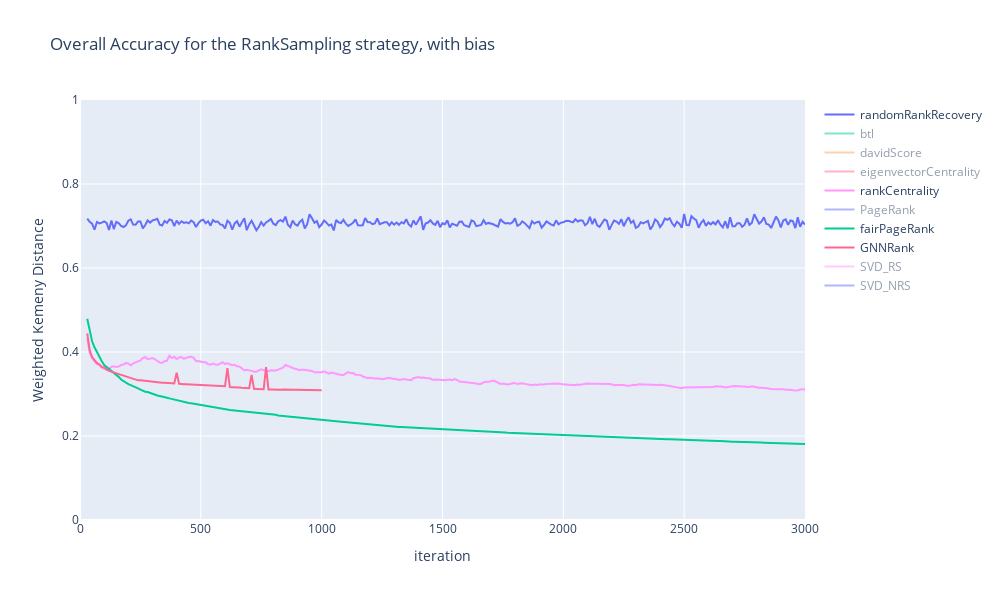

Source (notebook cell):
### Code cell
fig = go.Figure()

methods = ['randomRankRecovery', 'btl', 'davidScore', 'eigenvectorCentrality', 'rankCentrality',
           'PageRank', 'fairPageRank', 'SerialRank', 'GNNRank', 'SVD_RS', 'SVD_NRS']

for ranking_method in methods:
    y = mean_df.loc[(mean_df['Ranking Method'] == ranking_method), 'value']
    x = mean_df.loc[(mean_df['Ranking Method'] == ranking_method), 'iteration']
    if ranking_method not in ['rankCentrality', 'GNNRank', 'fairPageRank', 'randomRankRecovery']:
        visible = "legendonly"
    else: visible=True
    fig.add_trace(go.Scatter(x=x, y=y, name=ranking_method, visible=visible)) # the line for the mean
    fig.add_trace(go.Scatter()) # the error bar

fig.update_layout(
    yaxis_title='Weighted Kemeny Distance',
    xaxis_title='iteration',
    title=f'Overall Accuracy for the {sampling_method} strategy, with{"out" if not bias_applied else ""} bias',
    yaxis_range=[0,1],
    xaxis_range=[0,3000],
    height=600,
    width=1000
)

fig.show()

### Figure 1 — Plotly figure (JSON) as saved in the notebook; plotly's stock layout.template omitted (floating-point values rounded to 4 significant figures; data arrays with more than 128 entries replaced by an {"elided": "..."} marker saying what was removed)
{"data": [{"name": "randomRankRecovery", "type": "scatter", "visible": true, "x": {"elided": "298 int values"}, "y": {"elided": "298 float values"}}, {"type": "scatter"}, {"name": "btl", "type": "scatter", "visible": "legendonly", "x": {"elided": "298 int values"}, "y": {"elided": "298 float values"}}, {"type": "scatter"}, {"name": "davidScore", "type": "scatter", "visible": "legendonly", "x": {"elided": "298 int values"}, "y": {"elided": "298 float values"}}, {"type": "scatter"}, {"name": "eigenvectorCentrality", "type": "scatter", "visible": "legendonly", "x": {"elided": "298 int values"}, "y": {"elided": "298 float values"}}, {"type": "scatter"}, {"name": "rankCentrality", "type": "scatter", "visible": true, "x": {"elided": "298 int values"}, "y": {"elided": "298 float values"}}, {"type": "scatter"}, {"name": "PageRank", "type": "scatter", "visible": "legendonly", "x": {"elided": "298 int values"}, "y": {"elided": "298 float values"}}, {"type": "scatter"}, {"name": "fairPageRank", "type": "scatter", "visible": true, "x": {"elided": "298 int values"}, "y": {"elided": "298 float values"}}, {"type": "scatter"}, {"name": "SerialRank", "type": "scatter", "visible": "legendonly", "x": [], "y": []}, {"type": "scatter"}, {"name": "GNNRank", "type": "scatter", "visible": true, "x": [30, 40, 50, 60, 70, 80, 90, 100, 110, 120, 130, 140, 150, 160, 170, 180, 190, 200, 210, 220, 230, 240, 250, 260, 270, 280, 290, 300, 310, 320, 330, 340, 350, 360, 370, 380, 390, 400, 410, 420, 430, 440, 450, 460, 470, 480, 490, 500, 510, 520, 530, 540, 550, 560, 570, 580, 590, 600, 610, 620, 630, 640, 650, 660, 670, 680, 690, 700, 710, 720, 730, 740, 750, 760, 770, 780, 790, 800, 810, 820, 830, 840, 850, 860, 870, 880, 890, 900, 910, 920, 930, 940, 950, 960, 970, 980, 990, 1000], "y": [0.4445, 0.4047, 0.388, 0.3801, 0.3739, 0.3703, 0.3645, 0.3632, 0.3578, 0.355, 0.353, 0.3519, 0.3493, 0.3479, 0.3464, 0.3429, 0.3411, 0.3394, 0.3376, 0.335, 0.3343, 0.3324, 0.3326, 0.3318, 0.3319, 0.331, 0.3302, 0.33, 0.3292, 0.3285, 0.3279, 0.3269, 0.3268, 0.3268, 0.3261, 0.3257, 0.325, 0.3504, 0.3245, 0.3233, 0.3232, 0.3231, 0.3228, 0.3224, 0.3223, 0.3221, 0.3218, 0.3208, 0.321, 0.32, 0.3206, 0.3207, 0.3201, 0.3198, 0.3197, 0.3194, 0.319, 0.3185, 0.3614, 0.3164, 0.3161, 0.3163, 0.3164, 0.3156, 0.3148, 0.3146, 0.3139, 0.3138, 0.3455, 0.3122, 0.3122, 0.3121, 0.3118, 0.3112, 0.3638, 0.311, 0.311, 0.3104, 0.3101, 0.31, 0.3102, 0.3105, 0.3103, 0.3103, 0.3097, 0.31, 0.3101, 0.31, 0.31, 0.3096, 0.3093, 0.3093, 0.3091, 0.3088, 0.3087, 0.3088, 0.309, 0.3089]}, {"type": "scatter"}, {"name": "SVD_RS", "type": "scatter", "visible": "legendonly", "x": {"elided": "298 int values"}, "y": {"elided": "298 float values"}}, {"type": "scatter"}, {"name": "SVD_NRS", "type": "scatter", "visible": "legendonly", "x": {"elided": "298 int values"}, "y": {"elided": "298 float values"}}, {"type": "scatter"}], "layout": {"height": 600, "title": {"text": "Overall Accuracy for the RankSampling strategy, with bias"}, "width": 1000, "xaxis": {"range": [0, 3000], "title": {"text": "iteration"}}, "yaxis": {"range": [0, 1], "title": {"text": "Weighted Kemeny Distance"}}}}
